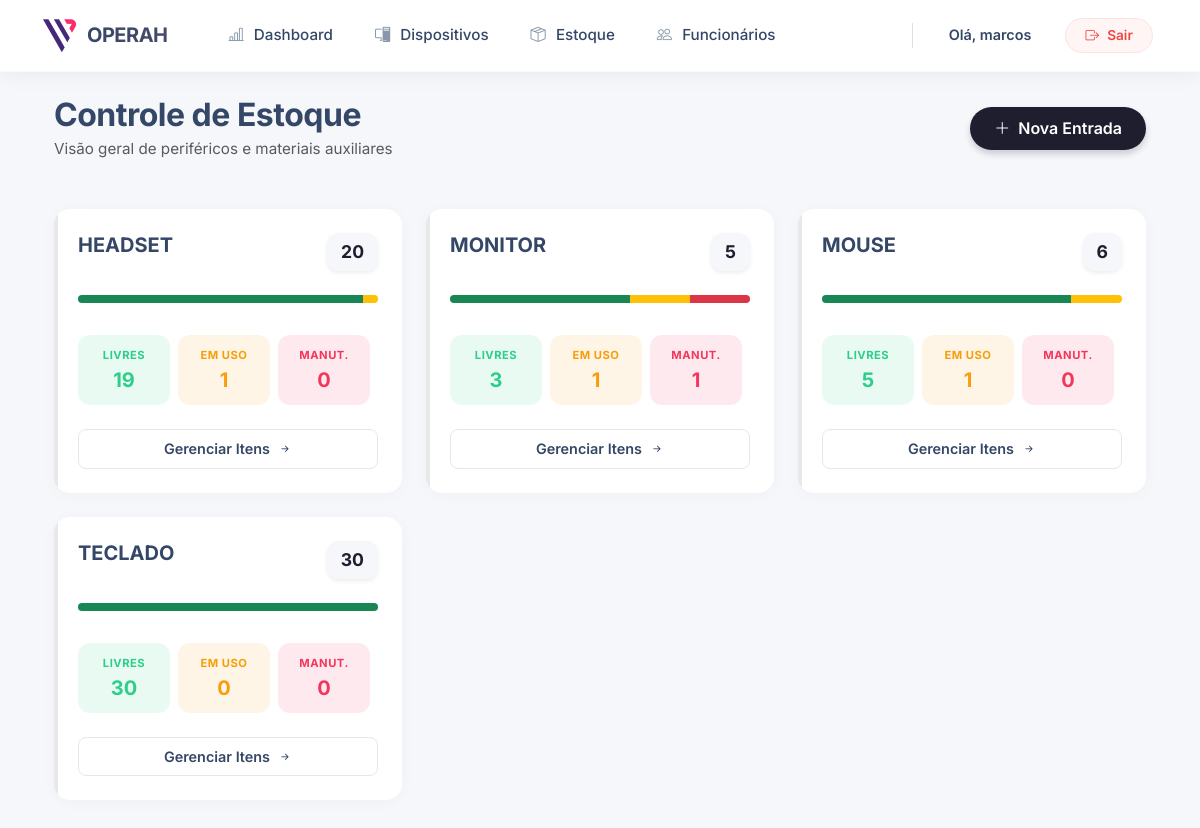
Screenshot of /equipamentos/dashboard/ (signed in) with the database file from the repository.
### equipamentos/models.py (models this page shows, shortened)
class EquipamentoAuxiliar(models.Model):
    nome = models.CharField(max_length=100)
    tipo_equipamento_aux = models.CharField(max_length=20, choices=TIPO_EQUIPAMENTO_AUX_CHOICES)
    funcionario = models.ForeignKey(
        'funcionarios.Funcionario',
        on_delete=models.SET_NULL,
        null=True,
        blank=True,
        related_name='equipamentos' # Permite: funcionario.equipamentos.all()
    )
    dispositivo = models.ForeignKey(
        'dispositivos.Dispositivo',
        on_delete=models.SET_NULL,
        null=True,
        blank=True
    )
    status = models.CharField(max_length=20, choices=STATUS_CHOICES, default='DISPONIVEL')
    class Meta:
        ordering = ['nome']
        verbose_name = "Equipamento Auxiliar"
        verbose_name_plural = "Equipamentos Auxiliares"

### equipamentos/views.py (the view)
# urls.py: path('dashboard/', views.dashboard_estoque, name='dashboard_estoque'),
@login_required
def dashboard_estoque(request):
    metricas = EquipamentoAuxiliar.objects.values('tipo_equipamento_aux').annotate(
        total=Count('id'),
        disponiveis=Count('id', filter=Q(status='DISPONIVEL')),
        ativos=Count('id', filter=Q(status='ATIVO')),
        manutencao=Count('id', filter=Q(status='MANUTENCAO'))
    ).order_by('tipo_equipamento_aux')
    return render(request, 'equipamentos/dashboard.html', {
        'metricas': metricas,
        'tipos_aux': TIPO_EQUIPAMENTO_AUX_CHOICES,
    })

### equipamentos/templates/equipamentos/dashboard.html (shortened to what this page needs)
{% extends 'core/base.html' %}
{% block content %}
<div class="container-fluid mt-4">
    <div class="d-flex justify-content-between align-items-center mb-5">
        <div>
            <h2 class="page-title mb-1">Controle de Estoque</h2>
            <p class="mb-0 text-muted" style="font-size: 0.95rem;">Visão geral de periféricos e materiais auxiliares</p>
        </div>
        <button class="btn btn-tech-action" data-bs-toggle="modal" data-bs-target="#modalEntrada">
            <i class="bi bi-plus-lg me-1"></i> Nova Entrada
        </button>
    </div>
    <div class="row g-4">
        {% for item in metricas %}
        <div class="col-md-6 col-lg-4">
            <div class="card card-stock">
                <div class="card-body p-4">
                    <div class="d-flex justify-content-between align-items-start mb-4">
                        <div>
                            <h5 class="fw-bold mb-1" style="color: var(--tech-text-main);">{{ item.tipo_equipamento_aux }}
                            </h5>
                        </div>
                        <span class="badge-total shadow-sm">
                            {{ item.total }}
                        </span>
                    </div>
                    <div class="progress mb-4">
                        {% if item.total %}
                        {% widthratio item.disponiveis item.total 100 as pct_livre %}
                        {% widthratio item.ativos item.total 100 as pct_ativo %}
                        {% widthratio item.manutencao item.total 100 as pct_manut %}
                        {% else %}
                        {% widthratio 0 1 100 as pct_livre %}
                        {% widthratio 0 1 100 as pct_ativo %}
                        {% widthratio 0 1 100 as pct_manut %}
                        {% endif %}
                        <div class="progress-bar bg-success" style="width: {{ pct_livre }}%" title="Disponíveis"></div>
                        <div class="progress-bar bg-warning" style="width: {{ pct_ativo }}%" title="Em Uso"></div>
                        <div class="progress-bar bg-danger" style="width: {{ pct_manut }}%" title="Manutenção"></div>
                    </div>
                    <div class="row text-center g-2">
                        <div class="row text-center g-2">
                            <div class="col">
                                <div
                                    style="background-color: rgba(45, 206, 137, 0.1); border-radius: 12px; padding: 12px 8px; text-align: center;">
                                    <span
                                        style="display: block; font-size: 0.7rem; font-weight: 700; text-transform: uppercase; letter-spacing: 0.5px; margin-bottom: 4px; color: #2dce89;">Livres</span>
                                    <span class="h5 fw-bold mb-0" style="color: #2dce89;">{{ item.disponiveis }}</span>
                                </div>
                            </div>
                            <div class="col">
                                <div
                                    style="background-color: rgba(245, 158, 11, 0.1); border-radius: 12px; padding: 12px 8px; text-align: center;">
                                    <span
                                        style="display: block; font-size: 0.7rem; font-weight: 700; text-transform: uppercase; letter-spacing: 0.5px; margin-bottom: 4px; color: #f59e0b;">Em
                                        Uso</span>
                                    <span class="h5 fw-bold mb-0" style="color: #f59e0b;">{{ item.ativos }}</span>
                                </div>
                            </div>
                            <div class="col">
                                <div
                                    style="background-color: rgba(245, 54, 92, 0.1); border-radius: 12px; padding: 12px 8px; text-align: center;">
                                    <span
                                        style="display: block; font-size: 0.7rem; font-weight: 700; text-transform: uppercase; letter-spacing: 0.5px; margin-bottom: 4px; color: #f5365c;">Manut.</span>
                                    <span class="h5 fw-bold mb-0" style="color: #f5365c;">{{ item.manutencao }}</span>
                                </div>
                            </div>
                        </div>
                    </div>
                </div>
                <div class="px-4 pb-4 pt-0">
                    <a href="{% url 'equipamentos:listar_por_tipo' item.tipo_equipamento_aux %}"
                        class="btn btn-outline-tech w-100 py-2 stretched-link">
                        Gerenciar Itens <i class="bi bi-arrow-right-short ms-1"></i>
                    </a>
                </div>
            </div>
        </div>
        {% endfor %}
    </div>
</div>
{% endblock %}

### core/templates/core/base.html (shortened to what this page needs)
{% load static %}
<!DOCTYPE html>
<html lang="pt-br">
<head>
    <link rel="stylesheet" href="https://cdn.jsdelivr.net/npm/bootstrap@5.3.2/dist/css/bootstrap.min.css">
    <link rel="stylesheet" href="https://cdn.jsdelivr.net/npm/bootstrap-icons@1.11.3/font/bootstrap-icons.min.css">
</head>
<body>
    <nav class="navbar navbar-expand-lg navbar-tech sticky-top mb-4">
        <div class="container">
            <a class="navbar-brand" href="{% url 'home' %}">
                <img src="{% static 'logo2fb.png' %}" alt="Logo Operah">
                <span>OPERAH</span>
            </a>
            <div class="collapse navbar-collapse" id="navbarNav">
                <ul class="navbar-nav me-auto ms-lg-4">
                    <li class="nav-item">
                        <a class="nav-link" href="{% url 'dispositivos:dashboard_dispositivos' %}">
                            <i class="bi bi-bar-chart-line"></i> Dashboard
                        </a>
                    </li>
                    <li class="nav-item">
                        <a class="nav-link" href="{% url 'dispositivos:listar_dispositivos' %}">
                            <i class="bi bi-pc-display"></i> Dispositivos
                        </a>
                    </li>
                    <li class="nav-item">
                        <a class="nav-link" href="{% url 'equipamentos:dashboard_estoque' %}">
                            <i class="bi bi-box-seam"></i> Estoque </a>
                    </li>
                    <li class="nav-item">
                        <a class="nav-link" href="{% url 'funcionarios:listar_funcionarios' %}">
                            <i class="bi bi-people"></i> Funcionários
                        </a>
                    </li>
                </ul>
                <div class="d-flex align-items-center flex-column flex-lg-row">
                    <ul class="navbar-nav align-items-center">
                        <li class="nav-item mb-2 mb-lg-0">
                            <span class="nav-link disabled user-text">
                                Olá, {{ user.username }}
                            </span>
                        </li>
                        <li class="nav-item ms-lg-2">
                            <a class="nav-link btn-logout d-flex align-items-center" href="{% url 'contas:logout' %}">
                                <i class="bi bi-box-arrow-right me-2"></i> Sair
                            </a>
                        </li>
                    </ul>
                </div>
            </div>
        </div>
    </nav>
    <div class="container pb-5">
        {% block content %}{% endblock %}
    </div>
</body>
</html>

### core/templates/core/base.html (style rules this page uses)
:root { --brand-primary: #1e1e2f; --brand-accent: #d63384; --brand-light: #f8f9fa; --text-dark: #344767; --text-muted: #8898aa; }
body { background-color: #f5f7fb; font-family: 'Inter', sans-serif; color: var(--text-dark); }
.navbar-tech { background-color: #ffffff; box-shadow: 0 4px 20px rgba(0, 0, 0, 0.05); padding: 0.8rem 1rem; border-bottom: 1px solid rgba(0, 0, 0, 0.02); }
.navbar-brand { font-weight: 700; color: var(--text-dark); letter-spacing: -0.5px; display: flex; align-items: center; font-size: 1.25rem; }
.navbar-brand img { height: 35px; width: auto; margin-right: 10px; }
.navbar-brand span { background: linear-gradient(135deg, var(--text-dark), #4a4a6a); -webkit-background-clip: text; -webkit-text-fill-color: transparent; }
.nav-link { color: var(--text-dark) !important; font-weight: 500; font-size: 0.95rem; margin: 0 5px; padding: 0.5rem 1rem !important; border-radius: 8px; transition: all 0.3s ease; position: relative; }
.nav-link i { margin-right: 6px; color: var(--text-muted); transition: color 0.3s; }
.user-text { font-size: 0.9rem; font-weight: 600; color: var(--brand-primary); }
.btn-logout { border: 1px solid #fee2e2; background-color: #fff5f5; color: #ef4444 !important; border-radius: 50px; padding: 0.4rem 1.2rem !important; font-size: 0.85rem; font-weight: 600; transition: all 0.2s; }
.btn-logout i { color: #ef4444; }

### equipamentos/templates/equipamentos/dashboard.html (style rules this page uses)
:root { --tech-navy: #1e1e2f; --tech-bg: #f5f7fb; --tech-card-bg: #ffffff; --tech-text-main: #344767; --tech-text-muted: #8898aa; --status-green-bg: #d1e7dd; --status-green-text: #0f5132; --status-yellow-bg: #fff3cd; --status-yellow-text: #664d03; --status-blue-bg: #cfe2ff; --status-blue-text: #084298; --status-red-bg: #f8d7da; --status-red-text: #842029; }
body { background-color: var(--tech-bg); color: var(--tech-text-main); font-family: 'Inter', sans-serif; }
.page-title { color: var(--tech-text-main); font-weight: 700; letter-spacing: -0.5px; }
.btn-tech-action { background-color: var(--tech-navy); color: white; border: none; border-radius: 50px; padding: 0.6rem 1.5rem; font-weight: 600; box-shadow: 0 4px 6px rgba(30, 30, 47, 0.2); transition: transform 0.2s, box-shadow 0.2s; }
.card-stock { background-color: var(--tech-card-bg); border: none; border-radius: 16px; box-shadow: 0 2px 15px rgba(0, 0, 0, 0.03); transition: transform 0.2s ease; height: 100%; position: relative; overflow: hidden; }
.card-stock::before { content: ''; position: absolute; left: 0; top: 0; bottom: 0; width: 4px; background: var(--tech-navy); opacity: 0.1; }
.badge-total { background-color: var(--tech-bg); color: var(--tech-navy); font-weight: 700; padding: 6px 14px; border-radius: 12px; font-size: 1.1rem; }
.progress { background-color: #f0f2f5; height: 8px; border-radius: 4px; overflow: hidden; }
.btn-outline-tech { border: 1px solid #e2e8f0; color: var(--tech-text-main); background: transparent; border-radius: 8px; font-size: 0.9rem; font-weight: 600; transition: all 0.2s; }

### rows the page displays
EquipamentoAuxiliar: tipo_equipamento_aux "MONITOR", total "5", {{ pct_livre }} 60 (drawn), {{ pct_ativo }} 20 (drawn), {{ pct_manut }} 20 (drawn), disponiveis "3", ativos "1", manutencao "1"

### other values shown
{{ user.username }} "marcos"
{{ item.tipo_equipamento_aux }} "HEADSET" "MOUSE" "TECLADO"
{{ item.total }} "20" "6" "30"
{{ item.disponiveis }} "19" "5" "30"
{{ item.ativos }} "1" "1" "0"
{{ item.manutencao }} "0" "0" "0"
